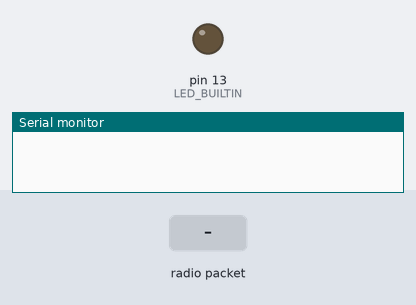
A sketch run on a simulated Arduino Uno, built with avr-gcc and run on an emulated ATmega328P. On the bench: output pins drawn as LEDs (lit = HIGH), the last lines printed to the serial monitor. The test bench sets the inputs (shaded band). No radio packets arrive unless stated.

Above: at 1.2 s.
1.3 s: radio packet "ugasi" arrives
At 2.5 s:
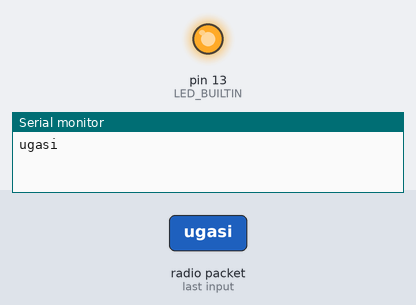
2.8 s: radio packet "upali" arrives
At 3.8 s:
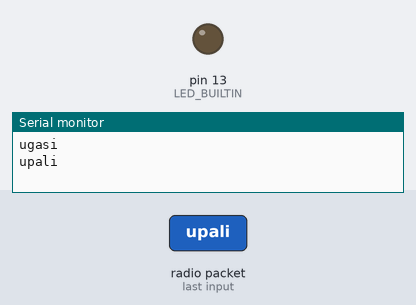
4.3 s: radio packet "1" arrives
At 5.0 s:
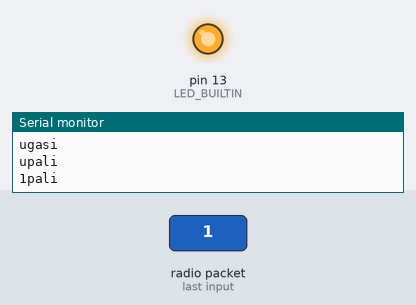
Timing chart, 0 to 7.3 s (numbered marks = the images above; inputs shaded):
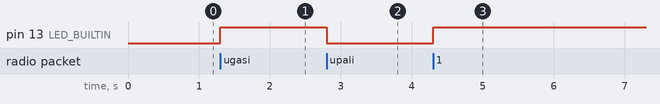

Measured:
- after the input at 1.3 s, pin 13 (LED_BUILTIN): LOW → HIGH at once
- after the input at 2.8 s, pin 13 (LED_BUILTIN): HIGH → LOW at once
- after the input at 4.3 s, pin 13 (LED_BUILTIN): LOW → HIGH at once

The sketch:

Prijamnik.ino
```cpp
#include <VirtualWire.h>
void setup() {
    Serial.begin(9600);
    vw_set_ptt_inverted(true);
    vw_set_rx_pin(22);
    vw_setup(2000);
    vw_rx_start();
    pinMode(LED_BUILTIN, OUTPUT);

}

void loop() {
  uint8_t buf[VW_MAX_MESSAGE_LEN];
    uint8_t buflen = VW_MAX_MESSAGE_LEN;
    if (vw_get_message(buf, &buflen))
    {
      char message[VW_MAX_MESSAGE_LEN];

        for ( int i = 0; i < buflen; i++)
        {
         message[i] =(char)buf[i];
        }
        if(strcmp(message, "upali"))
        {
          Serial.println(message);
          digitalWrite(LED_BUILTIN, HIGH);
        }
        else if(strcmp(message, "ugasi"))
        {
          Serial.println(message);
          digitalWrite(LED_BUILTIN, LOW);
        }
     }

}
```
